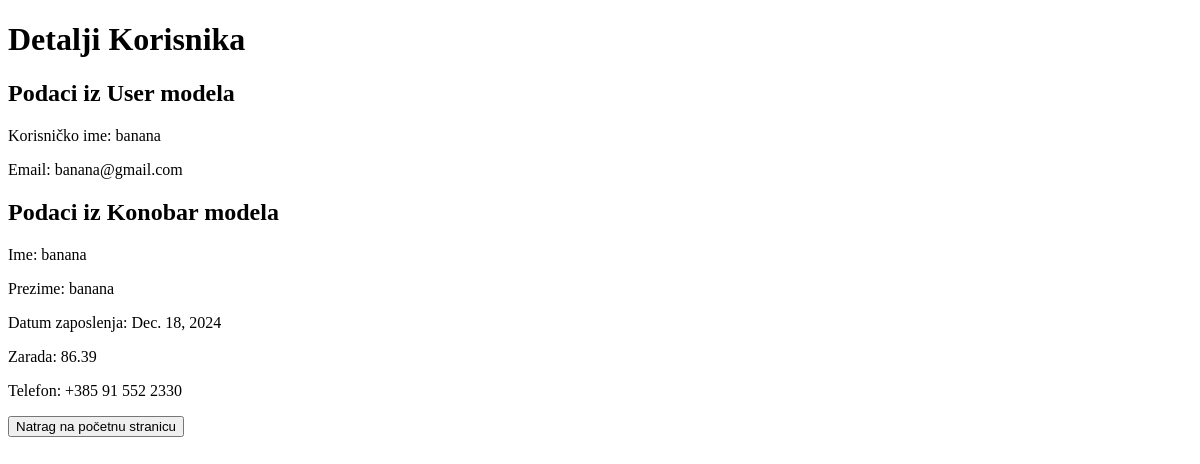
Before: /konobar/detalji/ (signed in) with the older database file.
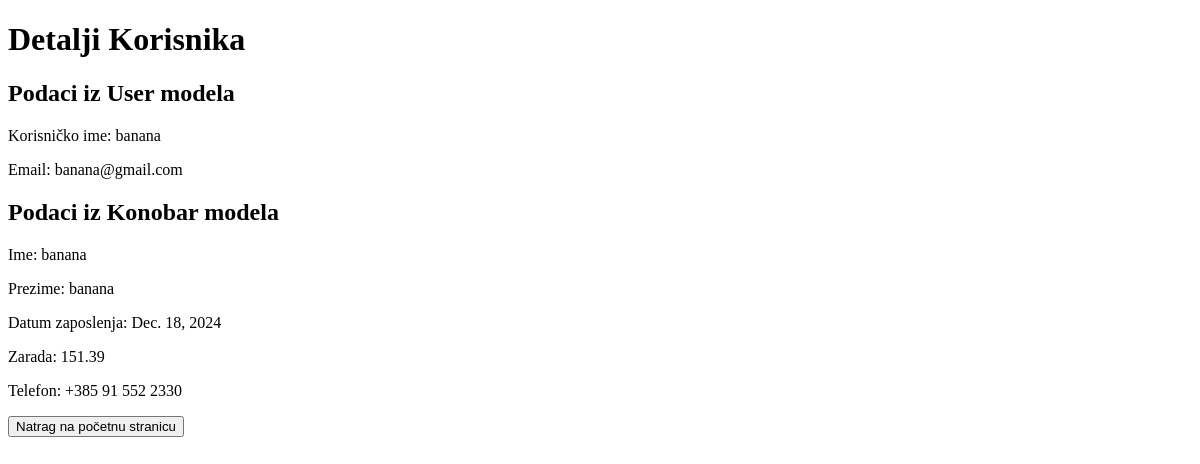
After: the same page with the newer database file.
### main/models.py (models this page shows, shortened)
class Konobar(models.Model):
    user = models.OneToOneField(User, on_delete=models.CASCADE, related_name='konobar', null=True, blank=True)
    konobar_ime = models.CharField(max_length=50)
    konobar_prezime = models.CharField(max_length=50)
    konobar_datum_zaposlenja = models.DateField(auto_now_add=True)
    konobar_zarada = models.DecimalField(max_digits=10, decimal_places=2, default=0.00, validators=[MinValueValidator(0.00)])
    konobar_telefon = models.CharField(max_length=15, null=True, blank=True)

### main/views.py (the view)
# urls.py: path('konobar/detalji/', views.KonobarDetailView.as_view(), name='konobar_detalji'),
class KonobarDetailView(LoginRequiredMixin, DetailView):
    model = Konobar
    template_name = 'main/user/podaci_korisnika/detailView.html'
    context_object_name = 'konobar'
    def get_object(self, queryset=None):
        return self.request.user.konobar
    def get_context_data(self, **kwargs):
        context = super().get_context_data(**kwargs)
        context['user'] = self.request.user
        return context

### main/templates/main/user/podaci_korisnika/detailView.html (shortened to what this page needs)
<!DOCTYPE html>
<html lang="en">
<head>
</head>
<body>
    <h1>Detalji Korisnika</h1>
    <h2>Podaci iz User modela</h2>
    <p>Korisničko ime: {{ user.username }}</p>
    <p>Email: {{ user.email }}</p>
    <h2>Podaci iz Konobar modela</h2>
    <p>Ime: {{ konobar.konobar_ime }}</p>
    <p>Prezime: {{ konobar.konobar_prezime }}</p>
    <p>Datum zaposlenja: {{ konobar.konobar_datum_zaposlenja }}</p>
    <p>Zarada: {{ konobar.konobar_zarada }}</p>
    <p>Telefon: {{ konobar.konobar_telefon }}</p>
    <a href="{% url 'main:homepage' %}"><button>Natrag na početnu stranicu</button></a>
</body>
</html>

Changed rows visible on the page:
changed Konobar "banana": konobar_zarada "86.39" → "151.39"
